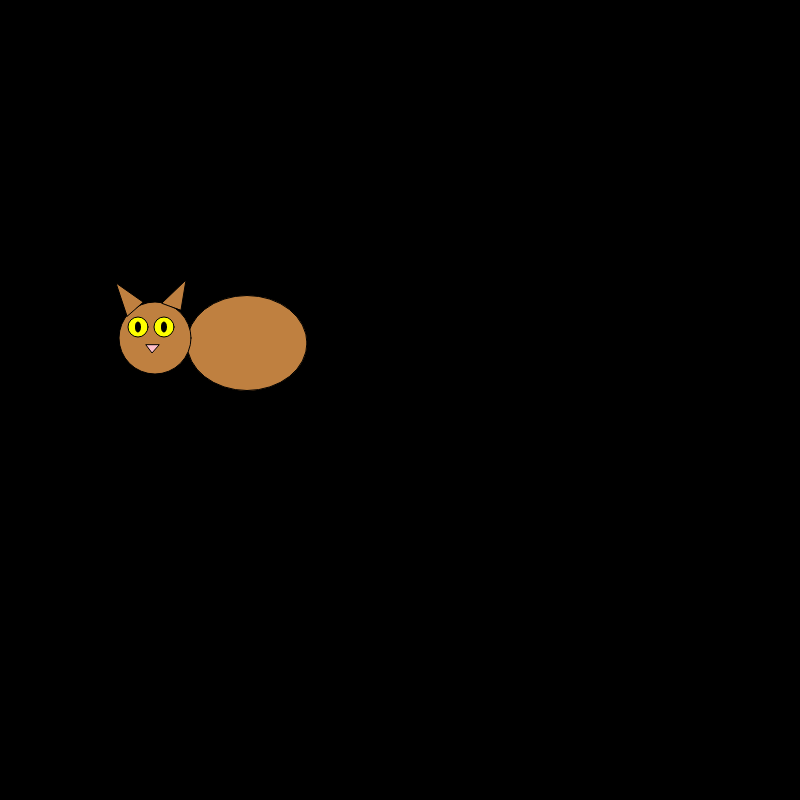
Frame 1 (no input)
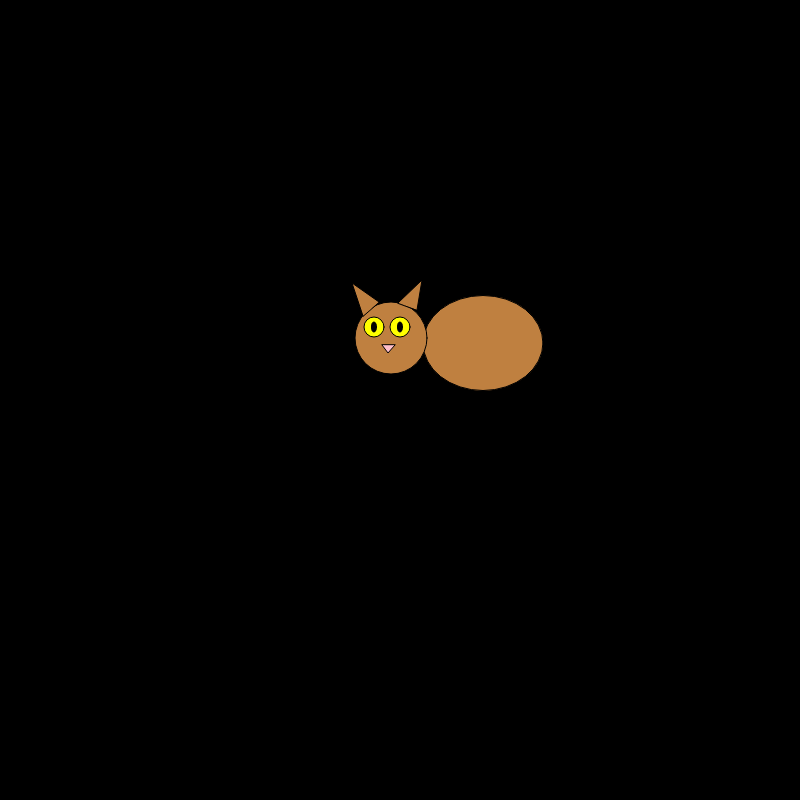
Frame 60 (no input)
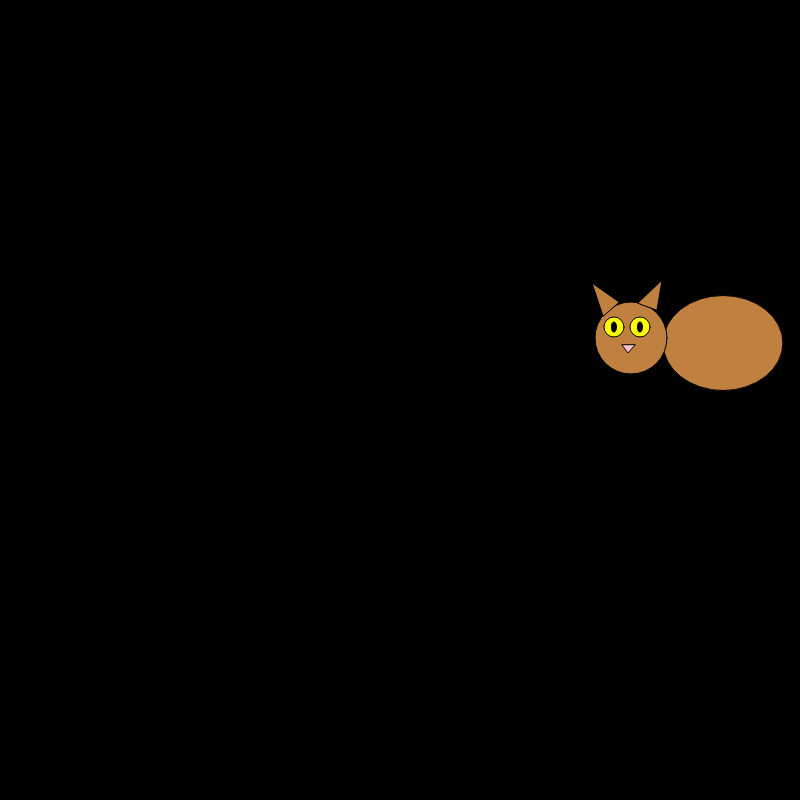
Frame 120 (the mouse pressed at the canvas centre since frame 60)

The p5.js sketch that drew these frames (run headless with seeded random() and noise() and a simulated clock; from frame 60 on, the mouse is pressed at the canvas centre):

// p5.js sketch
// ── sketch.js
var x = 0;

function setup() {
  // put setup code here
  createCanvas(800, 800);
}

function draw() {
  // put drawing code here
  background('black');

  push();
  translate(x, 0);
  Leo();
  pop();

  x = x + 4;
if (x > width){
  x = -700;
}

}

function Leo() {
  fill(191, 128, 64);
  ellipse(247, 343, 120, 95);
  fill(191, 128, 64);
  ellipse(155, 338, 72, 72);
  fill(191, 128, 64);
  triangle(127, 316, 116, 283, 143, 302);
  fill(191, 128, 64);
  triangle(162, 303, 186, 280, 181, 310);

  fill('pink');
  triangle(146, 345, 152, 353, 159, 345);

  fill('yellow');
  ellipse(138, 327, 20, 20);
  fill('yellow');
  ellipse(164, 327, 20, 20);
  fill('black');
  ellipse(138, 327, 5, 10);
  fill('black');
  ellipse(164, 327, 5, 10);
}
